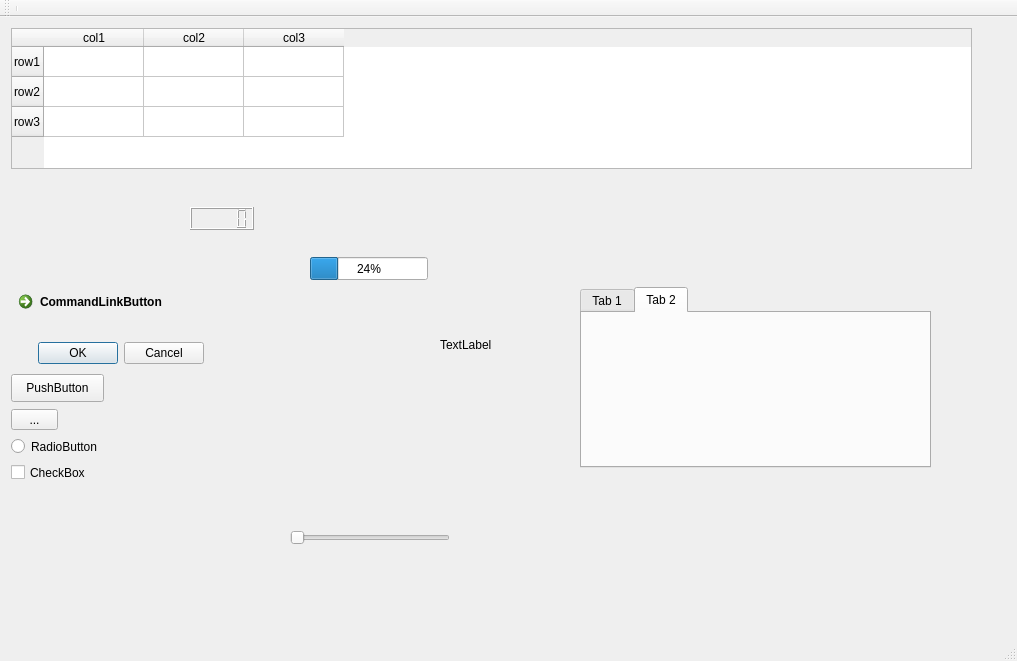
<?xml version="1.0" encoding="UTF-8"?>
<ui version="4.0">
 <class>MainWindow</class>
 <widget class="QMainWindow" name="MainWindow">
  <property name="geometry">
   <rect>
    <x>0</x>
    <y>0</y>
    <width>1017</width>
    <height>661</height>
   </rect>
  </property>
  <property name="windowTitle">
   <string>MainWindow</string>
  </property>
  <widget class="QWidget" name="centralwidget">
   <widget class="QTableWidget" name="tableWidget">
    <property name="geometry">
     <rect>
      <x>11</x>
      <y>11</y>
      <width>961</width>
      <height>141</height>
     </rect>
    </property>
    <row>
     <property name="text">
      <string>row1</string>
     </property>
    </row>
    <row>
     <property name="text">
      <string>row2</string>
     </property>
    </row>
    <row>
     <property name="text">
      <string>row3</string>
     </property>
    </row>
    <column>
     <property name="text">
      <string>col1</string>
     </property>
    </column>
    <column>
     <property name="text">
      <string>col2</string>
     </property>
    </column>
    <column>
     <property name="text">
      <string>col3</string>
     </property>
    </column>
   </widget>
   <widget class="QPushButton" name="pushButton">
    <property name="geometry">
     <rect>
      <x>11</x>
      <y>357</y>
      <width>93</width>
      <height>28</height>
     </rect>
    </property>
    <property name="text">
     <string>PushButton</string>
    </property>
   </widget>
   <widget class="QToolButton" name="toolButton">
    <property name="geometry">
     <rect>
      <x>11</x>
      <y>392</y>
      <width>47</width>
      <height>21</height>
     </rect>
    </property>
    <property name="text">
     <string>...</string>
    </property>
   </widget>
   <widget class="QRadioButton" name="radioButton">
    <property name="geometry">
     <rect>
      <x>11</x>
      <y>420</y>
      <width>115</width>
      <height>19</height>
     </rect>
    </property>
    <property name="text">
     <string>RadioButton</string>
    </property>
   </widget>
   <widget class="QCheckBox" name="checkBox">
    <property name="geometry">
     <rect>
      <x>11</x>
      <y>446</y>
      <width>91</width>
      <height>19</height>
     </rect>
    </property>
    <property name="text">
     <string>CheckBox</string>
    </property>
   </widget>
   <widget class="QCommandLinkButton" name="commandLinkButton">
    <property name="geometry">
     <rect>
      <x>11</x>
      <y>267</y>
      <width>222</width>
      <height>48</height>
     </rect>
    </property>
    <property name="text">
     <string>CommandLinkButton</string>
    </property>
   </widget>
   <widget class="QDialogButtonBox" name="buttonBox">
    <property name="geometry">
     <rect>
      <x>11</x>
      <y>322</y>
      <width>193</width>
      <height>28</height>
     </rect>
    </property>
    <property name="standardButtons">
     <set>QDialogButtonBox::Cancel|QDialogButtonBox::Ok</set>
    </property>
   </widget>
   <widget class="QLabel" name="label">
    <property name="geometry">
     <rect>
      <x>440</x>
      <y>320</y>
      <width>72</width>
      <height>15</height>
     </rect>
    </property>
    <property name="text">
     <string>TextLabel</string>
    </property>
   </widget>
   <widget class="QProgressBar" name="progressBar">
    <property name="geometry">
     <rect>
      <x>310</x>
      <y>240</y>
      <width>118</width>
      <height>23</height>
     </rect>
    </property>
    <property name="value">
     <number>24</number>
    </property>
   </widget>
   <widget class="QLCDNumber" name="lcdNumber">
    <property name="geometry">
     <rect>
      <x>190</x>
      <y>190</y>
      <width>64</width>
      <height>23</height>
     </rect>
    </property>
   </widget>
   <widget class="QTabWidget" name="tabWidget">
    <property name="geometry">
     <rect>
      <x>580</x>
      <y>270</y>
      <width>351</width>
      <height>181</height>
     </rect>
    </property>
    <property name="currentIndex">
     <number>1</number>
    </property>
    <widget class="QWidget" name="tab">
     <attribute name="title">
      <string>Tab 1</string>
     </attribute>
    </widget>
    <widget class="QWidget" name="tab_2">
     <attribute name="title">
      <string>Tab 2</string>
     </attribute>
    </widget>
   </widget>
   <widget class="QSlider" name="horizontalSlider">
    <property name="geometry">
     <rect>
      <x>290</x>
      <y>510</y>
      <width>160</width>
      <height>22</height>
     </rect>
    </property>
    <property name="orientation">
     <enum>Qt::Horizontal</enum>
    </property>
   </widget>
  </widget>
  <widget class="QMenuBar" name="menubar">
   <property name="geometry">
    <rect>
     <x>0</x>
     <y>0</y>
     <width>1017</width>
     <height>26</height>
    </rect>
   </property>
  </widget>
  <widget class="QStatusBar" name="statusbar"/>
  <widget class="QToolBar" name="toolBar">
   <property name="windowTitle">
    <string>toolBar</string>
   </property>
   <attribute name="toolBarArea">
    <enum>TopToolBarArea</enum>
   </attribute>
   <attribute name="toolBarBreak">
    <bool>false</bool>
   </attribute>
   <addaction name="separator"/>
  </widget>
 </widget>
 <resources/>
 <connections/>
</ui>
